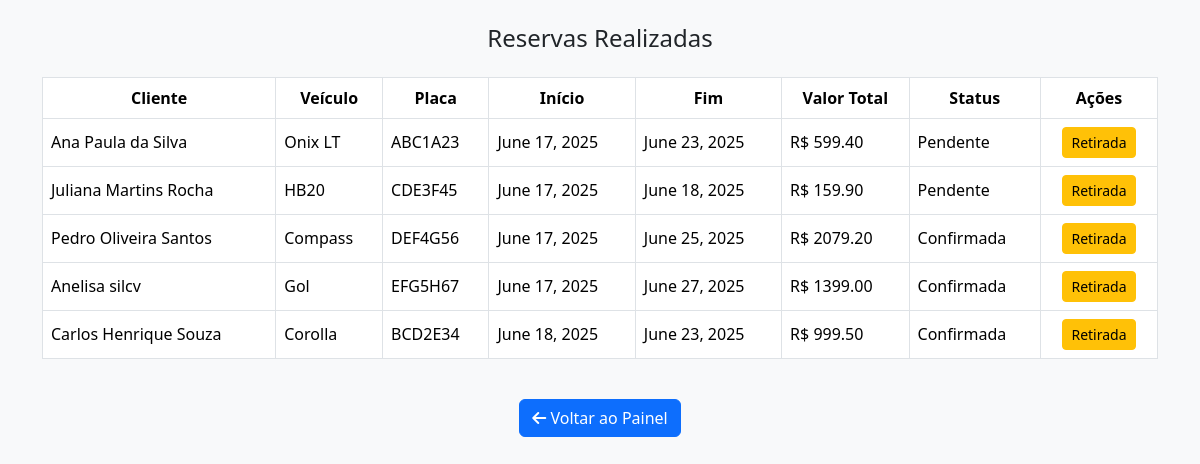
The app's page /reservas/listar/ (signed in), older data.
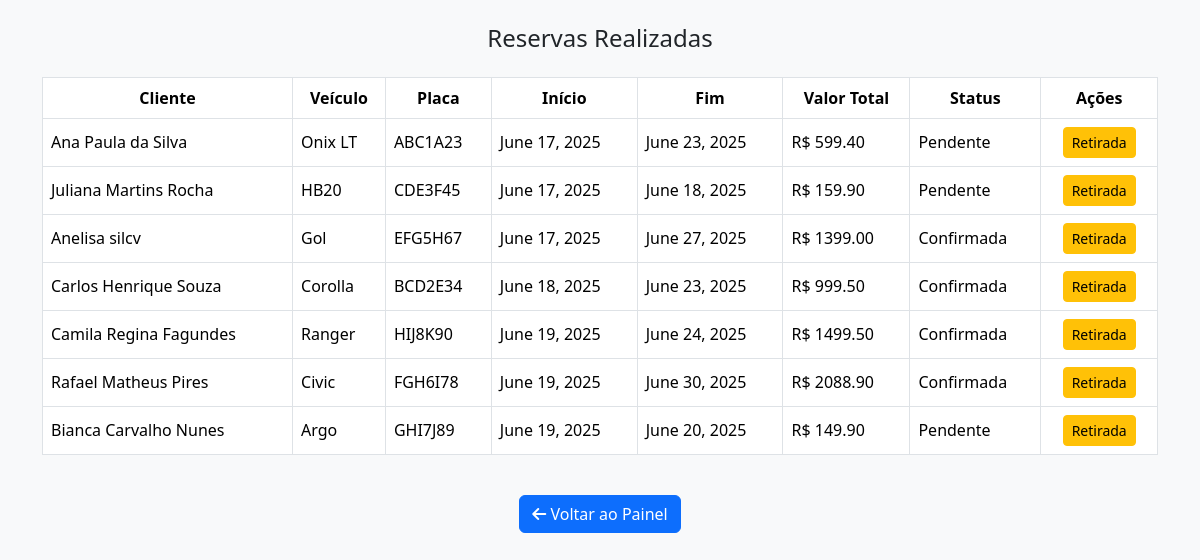
The same page, newer data.
### reservas/models.py (models this page shows, shortened)
class Reserva(models.Model):
    STATUS_CHOICES = [
        ('confirmada', 'Confirmada'),
        ('pendente', 'Pendente'),
        ('retirada', 'Retirada'),
        ('finalizada', 'Finalizada'),
    ]
    COMBUSTIVEL_CHOICES = [
        ('cheio', 'Cheio'),
        ('3/4', '3/4'),
        ('meio', 'Meio'),
        ('1/4', '1/4'),
        ('quase_vazio', 'Quase vazio'),
        ('vazio', 'Vazio'),
    ]
    cliente = models.ForeignKey(Cliente, on_delete=models.CASCADE)
    veiculo = models.ForeignKey(Veiculo, on_delete=models.CASCADE)
    funcionario = models.ForeignKey(Funcionario, on_delete=models.CASCADE)
    data_inicio = models.DateField()
    data_fim = models.DateField()
    valor_total = models.DecimalField(max_digits=10, decimal_places=2, blank=True, null=True)
    status = models.CharField(max_length=20, choices=STATUS_CHOICES, default='pendente')
    quilometragem_inicial = models.IntegerField(null=True, blank=True)
    nivel_combustivel_inicial = models.CharField(
        max_length=20,
        choices=COMBUSTIVEL_CHOICES,
        null=True,
        blank=True
    )
    observacoes_inicial = models.TextField(null=True, blank=True)
    quilometragem_final = models.IntegerField(null=True, blank=True)
    nivel_combustivel_final = models.CharField(
        max_length=20,
        choices=COMBUSTIVEL_CHOICES,
        null=True,
        blank=True
    )
    observacoes_final = models.TextField(null=True, blank=True)

### clientes/models.py (models this page shows, shortened)
class Cliente(models.Model):
    TIPO_PESSOA = [
        ('CPF', 'Pessoa Física'),
        ('CNPJ', 'Pessoa Jurídica'),
    ]
    tipo_pessoa = models.CharField(max_length=4, choices=TIPO_PESSOA)
    documento = models.CharField(max_length=20, unique=True)
    nome = models.CharField(max_length=100)
    endereco = models.CharField(max_length=200)
    telefone = models.CharField(max_length=20)

### veiculos/models.py (models this page shows, shortened)
class Veiculo(models.Model):
    CATEGORIAS = [
        ('hatch', 'Hatch'),
        ('sedan', 'Sedan'),
        ('suv', 'SUV'),
        ('pickup', 'Pickup'),
        ('luxo', 'Luxo'),
        ('utilitario', 'Utilitário'),
    ]
    STATUS = [
        ('disponivel', 'Disponível'),
        ('alugado', 'Alugado'),
        ('manutencao', 'Em Manutenção'),
    ]
    modelo = models.CharField(max_length=100)
    marca = models.CharField(max_length=100)
    ano = models.IntegerField()
    cor = models.CharField(max_length=50)
    categoria = models.CharField(max_length=50, choices=CATEGORIAS)
    placa = models.CharField(max_length=10, unique=True)
    preco_locacao = models.DecimalField(max_digits=8, decimal_places=2)
    status_disponibilidade = models.CharField(max_length=20, choices=STATUS, default='disponivel')
    imagem = models.ImageField(upload_to='veiculos/', null=True, blank=True)

### reservas/views.py (the view)
# urls.py: path('listar/', views.listar_reservas, name='listar_reservas'),
@login_required
def listar_reservas(request):
    ordenar = request.GET.get('ordenar', 'data_inicio')
    reservas = Reserva.objects.select_related('cliente', 'veiculo').order_by(ordenar)
    return render(request, 'reservas/listar.html', {'reservas': reservas})

### reservas/templates/reservas/listar.html (shortened to what this page needs)
<!DOCTYPE html>
<html lang="pt-br">
<head>
  <link href="https://cdn.jsdelivr.net/npm/bootstrap@5.3.3/dist/css/bootstrap.min.css" rel="stylesheet">
  <link href="https://cdnjs.cloudflare.com/ajax/libs/font-awesome/6.5.0/css/all.min.css" rel="stylesheet">
</head>
<body class="bg-light">
  <div class="container py-4">
    <h4 class="text-center mb-4">Reservas Realizadas</h4>
    {% if reservas %}
      <div class="table-responsive">
        <table class="table table-hover table-bordered align-middle">
          <thead class="text-center">
            <tr>
              <th>Cliente</th>
              <th>Veículo</th>
              <th>Placa</th>
              <th>Início</th>
              <th>Fim</th>
              <th>Valor Total</th>
              <th>Status</th>
              <th>Ações</th>
            </tr>
          </thead>
          <tbody>
            {% for r in reservas %}
              <tr>
                <td>{{ r.cliente.nome }}</td>
                <td>{{ r.veiculo.modelo }}</td>
                <td>{{ r.veiculo.placa }}</td>
                <td>{{ r.data_inicio }}</td>
                <td>{{ r.data_fim }}</td>
                <td>R$ {{ r.valor_total }}</td>
                <td>{{ r.get_status_display }}</td>
                <td class="text-center">
                  {% if r.status == 'confirmada' or r.status == 'pendente' %}
                    <a href="{% url 'registrar_retirada' r.id %}" class="btn btn-sm btn-warning">Retirada</a>
                  {% elif r.status == 'retirada' %}
                    <a href="{% url 'registrar_devolucao_veiculo' r.id %}" class="btn btn-sm btn-success">Devolução</a>
                  {% else %}
                    <span class="text-muted">Finalizada</span>
                  {% endif %}
                </td>
              </tr>
            {% endfor %}
          </tbody>
        </table>
      </div>
    {% else %}
      <div class="alert alert-warning text-center">Nenhuma reserva encontrada.</div>
    {% endif %}
    <div class="text-center mt-4">
      <a href="{% url 'home' %}" class="btn btn-primary">
        <i class="fas fa-arrow-left"></i> Voltar ao Painel
      </a>
    </div>
  </div>
</body>
</html>

Row changes from the older to the newer data that the page shows:
removed Reserva: cliente.nome "Pedro Oliveira Santos", veiculo.modelo "Compass", veiculo.placa "DEF4G56", data_inicio "June 17, 2025", data_fim "June 25, 2025", valor_total "2079.20", status "Confirmada", shows "Retirada"
added Reserva: cliente.nome "Camila Regina Fagundes", veiculo.modelo "Ranger", veiculo.placa "HIJ8K90", data_inicio "June 19, 2025", data_fim "June 24, 2025", valor_total "1499.50", status "Confirmada", shows "Retirada"
added Reserva: cliente.nome "Rafael Matheus Pires", veiculo.modelo "Civic", veiculo.placa "FGH6I78", data_inicio "June 19, 2025", data_fim "June 30, 2025", valor_total "2088.90", status "Confirmada", shows "Retirada"
added Reserva: cliente.nome "Bianca Carvalho Nunes", veiculo.modelo "Argo", veiculo.placa "GHI7J89", data_inicio "June 19, 2025", data_fim "June 20, 2025", valor_total "149.90", status "Pendente", shows "Retirada"
